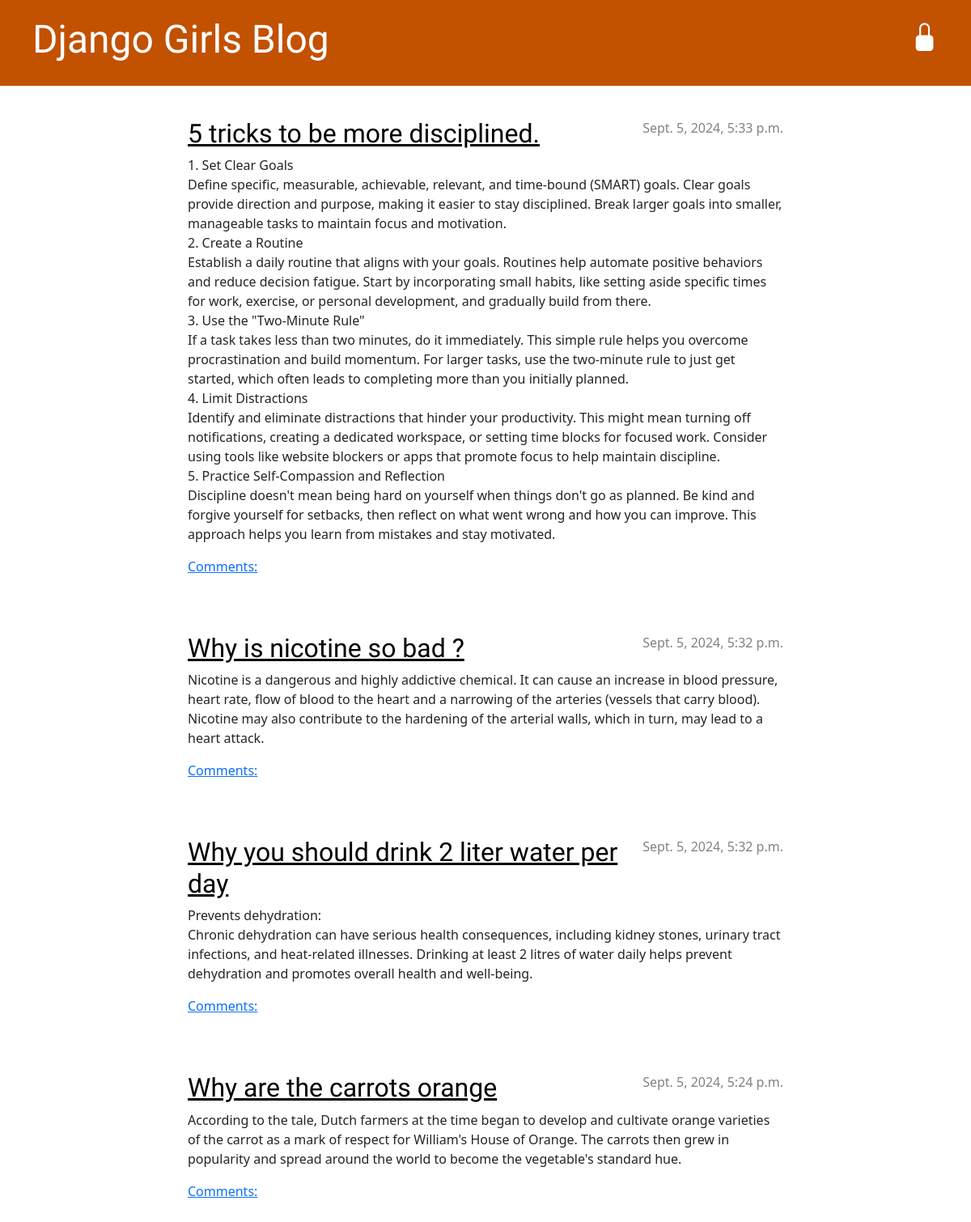
The app's page /, older data.
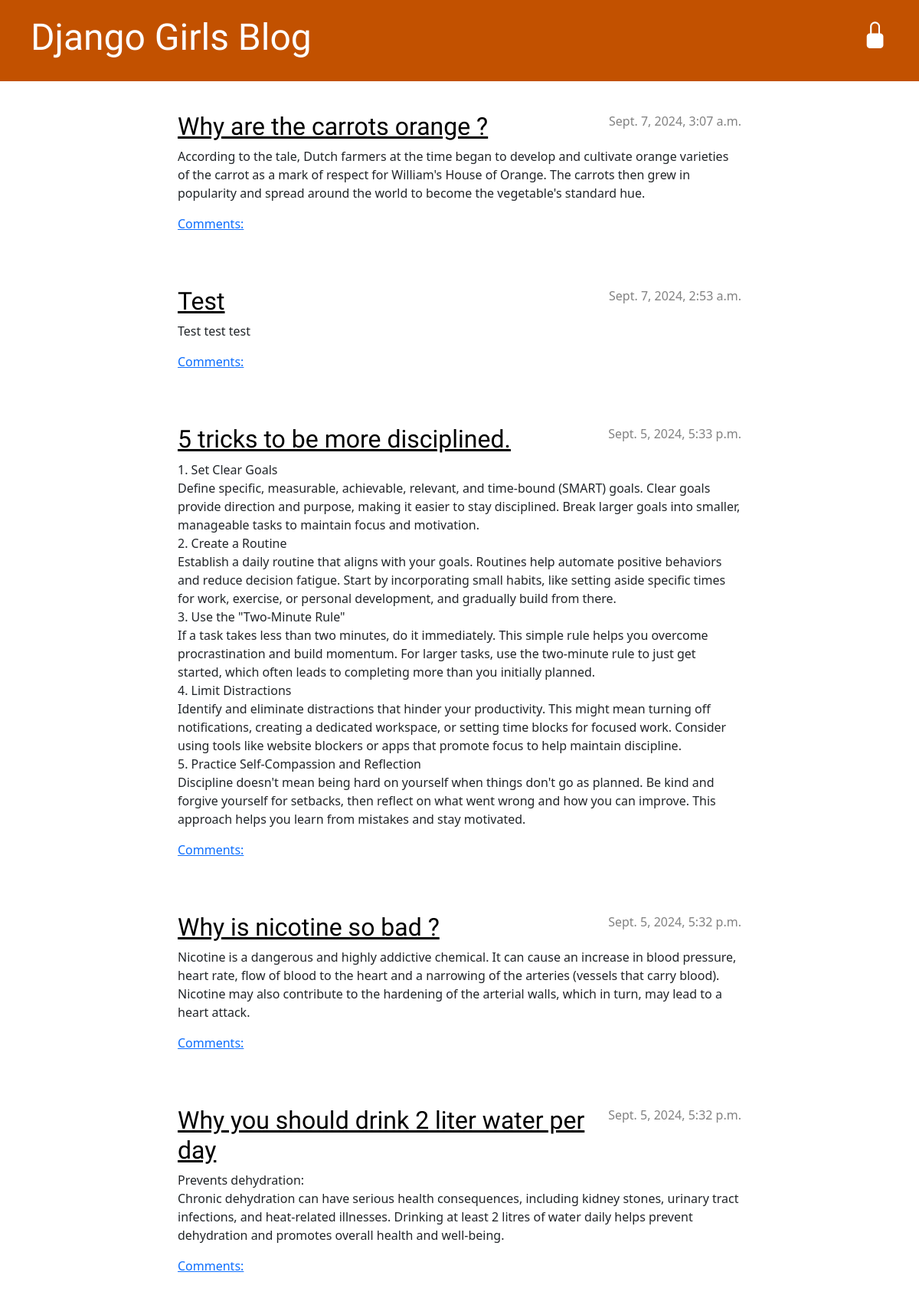
The same page, newer data.
### blog/models.py (models this page shows, shortened)
class Post(models.Model):
    author = models.ForeignKey(settings.AUTH_USER_MODEL, on_delete=models.CASCADE)
    title = models.CharField(max_length=200)
    text = models.TextField()
    created_date = models.DateTimeField(default=timezone.now)
    published_date = models.DateTimeField(blank=True, null=True)

### blog/views.py (the view)
# urls.py: path('', views.post_list, name='post_list'),
def post_list(request):
    posts = Post.objects.filter(published_date__lte=timezone.now()).order_by('-published_date')
    return render(request, 'blog/post_list.html', {'posts': posts})

### blog/templates/blog/post_list.html
{% extends 'blog/base.html' %}
{% block content %}
    {% for post in posts %}
        <article class="post">
            <time class="date">
                {{ post.published_date }}
            </time>
            <h2><a href="{% url 'post_detail' pk=post.pk %}">{{ post.title }}</a></h2>
            <p>{{ post.text|linebreaksbr }}</p>
            <a href="{% url 'post_detail' pk=post.pk %}">Comments: {{ post.approved_comments.count }}</a>
        </article>
    {% endfor %}
{% endblock %}

Row changes from the older to the newer data that the page shows:
changed Post: published_date "Sept. 5, 2024, 5:24 p.m." → "Sept. 7, 2024, 3:07 a.m."; title "Why are the carrots orange" → "Why are the carrots orange ?"; moves up the list
added Post: published_date "Sept. 7, 2024, 2:53 a.m.", title "Test", text "Test test test"
